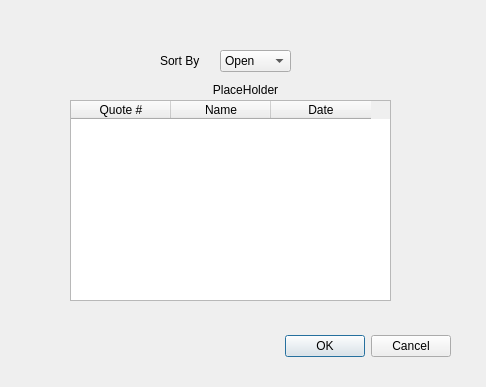
<?xml version="1.0" encoding="UTF-8"?>
<ui version="4.0">
 <class>QuoteStatus</class>
 <widget class="QDialog" name="QuoteStatus">
  <property name="geometry">
   <rect>
    <x>0</x>
    <y>0</y>
    <width>486</width>
    <height>387</height>
   </rect>
  </property>
  <property name="sizePolicy">
   <sizepolicy hsizetype="Fixed" vsizetype="Fixed">
    <horstretch>0</horstretch>
    <verstretch>0</verstretch>
   </sizepolicy>
  </property>
  <property name="windowTitle">
   <string>Quote Status</string>
  </property>
  <property name="sizeGripEnabled">
   <bool>false</bool>
  </property>
  <widget class="QDialogButtonBox" name="buttonBox">
   <property name="geometry">
    <rect>
     <x>110</x>
     <y>330</y>
     <width>341</width>
     <height>32</height>
    </rect>
   </property>
   <property name="orientation">
    <enum>Qt::Horizontal</enum>
   </property>
   <property name="standardButtons">
    <set>QDialogButtonBox::Cancel|QDialogButtonBox::Ok</set>
   </property>
  </widget>
  <widget class="QComboBox" name="statusComboBox">
   <property name="geometry">
    <rect>
     <x>220</x>
     <y>50</y>
     <width>71</width>
     <height>22</height>
    </rect>
   </property>
   <item>
    <property name="text">
     <string>Open</string>
    </property>
   </item>
   <item>
    <property name="text">
     <string>Closed</string>
    </property>
   </item>
   <item>
    <property name="text">
     <string>Expired</string>
    </property>
   </item>
  </widget>
  <widget class="QLabel" name="label">
   <property name="geometry">
    <rect>
     <x>160</x>
     <y>50</y>
     <width>61</width>
     <height>21</height>
    </rect>
   </property>
   <property name="text">
    <string>Sort By</string>
   </property>
  </widget>
  <widget class="QTableWidget" name="statusTableBox">
   <property name="geometry">
    <rect>
     <x>70</x>
     <y>100</y>
     <width>321</width>
     <height>201</height>
    </rect>
   </property>
   <property name="verticalScrollBarPolicy">
    <enum>Qt::ScrollBarAsNeeded</enum>
   </property>
   <property name="horizontalScrollBarPolicy">
    <enum>Qt::ScrollBarAsNeeded</enum>
   </property>
   <property name="sizeAdjustPolicy">
    <enum>QAbstractScrollArea::AdjustToContents</enum>
   </property>
   <property name="editTriggers">
    <set>QAbstractItemView::NoEditTriggers</set>
   </property>
   <property name="selectionMode">
    <enum>QAbstractItemView::SingleSelection</enum>
   </property>
   <property name="selectionBehavior">
    <enum>QAbstractItemView::SelectRows</enum>
   </property>
   <column>
    <property name="text">
     <string>Quote #</string>
    </property>
   </column>
   <column>
    <property name="text">
     <string>Name</string>
    </property>
   </column>
   <column>
    <property name="text">
     <string>Date</string>
    </property>
   </column>
  </widget>
  <widget class="QLabel" name="statusLabel">
   <property name="geometry">
    <rect>
     <x>80</x>
     <y>80</y>
     <width>331</width>
     <height>20</height>
    </rect>
   </property>
   <property name="text">
    <string>PlaceHolder</string>
   </property>
   <property name="alignment">
    <set>Qt::AlignCenter</set>
   </property>
  </widget>
 </widget>
 <resources/>
 <connections>
  <connection>
   <sender>buttonBox</sender>
   <signal>accepted()</signal>
   <receiver>QuoteStatus</receiver>
   <slot>accept()</slot>
   <hints>
    <hint type="sourcelabel">
     <x>248</x>
     <y>254</y>
    </hint>
    <hint type="destinationlabel">
     <x>157</x>
     <y>274</y>
    </hint>
   </hints>
  </connection>
  <connection>
   <sender>buttonBox</sender>
   <signal>rejected()</signal>
   <receiver>QuoteStatus</receiver>
   <slot>reject()</slot>
   <hints>
    <hint type="sourcelabel">
     <x>316</x>
     <y>260</y>
    </hint>
    <hint type="destinationlabel">
     <x>286</x>
     <y>274</y>
    </hint>
   </hints>
  </connection>
 </connections>
</ui>
